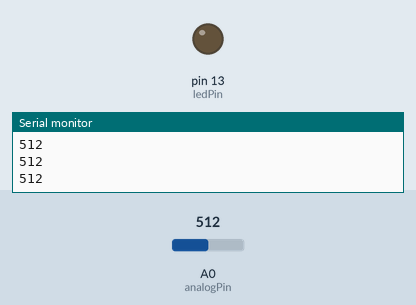
Recording of a sketch running on a simulated Arduino Uno, built with avr-gcc and run on an emulated ATmega328P. Parts: output pins drawn as LEDs (lit = HIGH), the last lines printed to the serial monitor. The inputs (shaded band) are chosen by the test bench; at power-on: A0 (analogPin) = 512.

Above: at 1.2 s.
1.3 s: A0 (analogPin) set to 409
2.8 s: A0 (analogPin) set to 386
At 3.7 s:
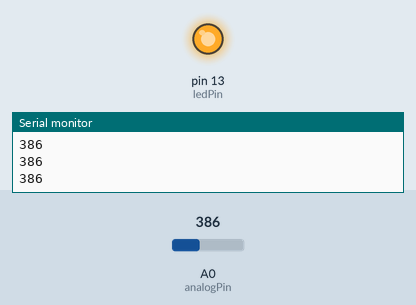
4.3 s: A0 (analogPin) set to 410
At 4.8 s:
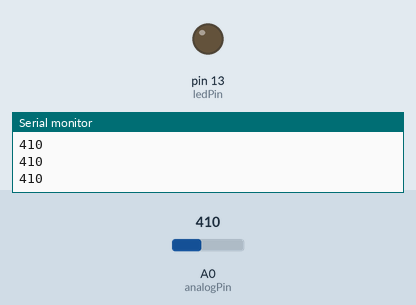
5.8 s: A0 (analogPin) set to 390
At 7.2 s:
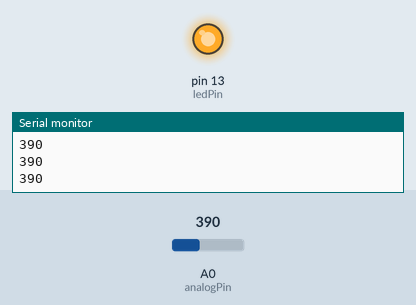
Timing chart, 0 to 8.3 s (numbered marks = the images above; inputs shaded):
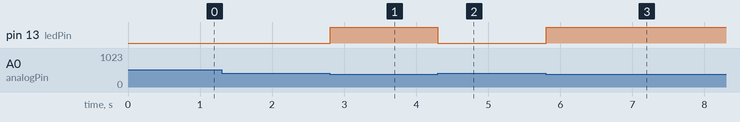

The sketch:

IfStatementConditional.ino
```cpp
const int analogPin = A0;
const int ledPin = 13;
const int threshold = 400;

void setup() {
  pinMode(ledPin, OUTPUT);
  Serial.begin(9600);
}

void loop() {
  int analogValue = analogRead(analogPin);
  if (analogValue < threshold) {
    digitalWrite(ledPin, HIGH);
  } else {
    digitalWrite(ledPin, LOW);
  }

  Serial.println(analogValue);
  delay(1);
}
```

Measured:
- the behaviour switches between 400 and 399 on A0 (analogPin) (found by bisection; images 0 and 1)
- after the input at 2.8 s, pin 13 (ledPin): LOW → HIGH at once
- after the input at 4.3 s, pin 13 (ledPin): HIGH → LOW at once
- after the input at 5.8 s, pin 13 (ledPin): LOW → HIGH at once
